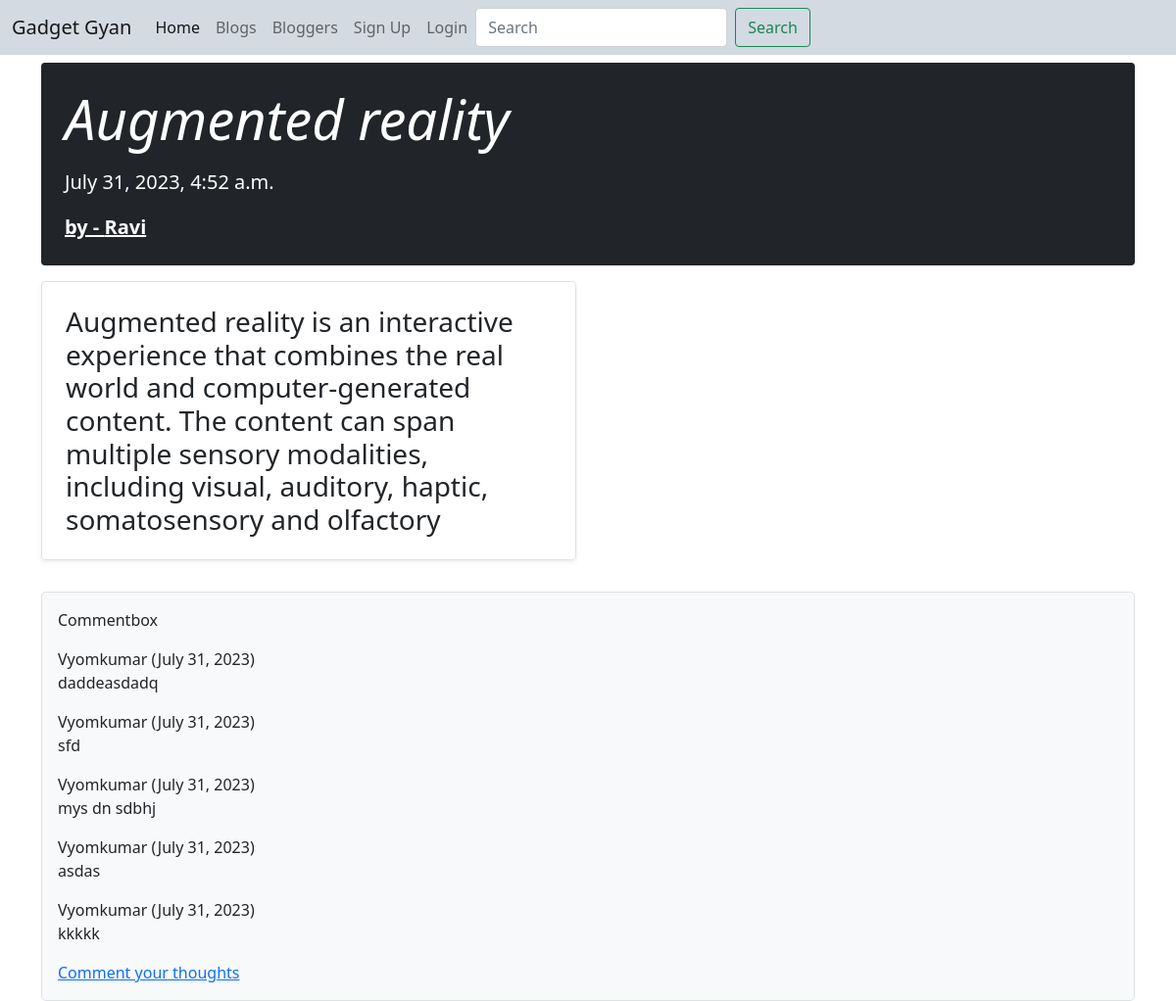
Page /blog/7/ on the committed database.
### blogpost/models.py (models this page shows, shortened)
class Post(models.Model):
    title = models.CharField(max_length=200)
    blog = models.TextField()
    pub_date = models.DateTimeField(auto_now_add=True)
    author = models.ForeignKey(User, on_delete=models.CASCADE, related_name="posts")
    class Meta:
        ordering = ["-pub_date"]

class User(AbstractBaseUser, PermissionsMixin):
    email = models.EmailField(_("email address"), unique=True)
    first_name = models.CharField(max_length=250)
    last_name = models.CharField(max_length=250)
    country = models.CharField(max_length=100)
    birth_date = models.DateField(blank=True, null=True)
    status = models.BooleanField(default=True)
    is_active = models.BooleanField(default=True)
    is_staff = models.BooleanField(default=False)
    USERNAME_FIELD = "email"
    REQUIRED_FIELDS = []
    objects = CustomUserManager()

class Comment(models.Model):
    username = models.ForeignKey(User,on_delete=models.CASCADE,related_name="ucomments")
    commentblog = models.ForeignKey(
        Post, on_delete=models.CASCADE, related_name="comments"
    )
    comment = models.TextField(blank=True, null=True)
    comment_date = models.DateField(auto_now_add=True)

### blogpost/views.py (the view)
# urls.py: path("blog/<int:pk>/", views.BlogDetail.as_view(), name="blog-detail"),
class BlogDetail(DetailView):
    model = Post
    template_name = "blogpost/blog_detail.html"
    context_object_name = "content"
    def get_context_data(self, **kwargs):
        context = super().get_context_data(**kwargs)
        post = self.object
        context["comments"] = post.comments.all()
        return context

### blogpost/templates/blogpost/blog_detail.html (shortened to what this page needs)
{% extends 'blogpost/base.html' %}
{% block blockname %}
<body>
  <main class="container">
    <div class="p-3 p-md-4 mb-3 my-2 text-white rounded bg-dark">
      <div class="col-md-6 px-0">
        <h1 class="display-4 fst-italic">{{content.title}}</h1>
        <p class="lead my-3">{{content.pub_date}}</p>
        <p class="lead mb-0"><a href="{% url 'author-detail' content.author_id %}" class="text-white fw-bold">by -
            {{content.author.first_name}}</a></p>
      </div>
    </div>
    <div class="row mb-2">
      <div class="col-md-6">
        <div class="row g-0 border rounded overflow-hidden flex-md-row mb-4 shadow-sm h-md-250 position-relative">
          <div class="col p-4 d-flex flex-column position-static">
            <h3 class="mb-0">{{content.blog}}</h3>
          </div>
        </div>
      </div>
    </div>
    <div class="h-100 p-3 w-60 bg-light border rounded-3">
      <p class="">Commentbox</p>
      {% for comment in comments %}
      <div class="comment-content">
        <div class="comment-author">
          <span class="comment-link">{{comment.username.first_name}} </span>
          <span class="comment-meta commentmetadata">
            <span class="comment-date">({{comment.comment_date}})</span>
          </span>
        </div>
        <div class="comment-entry">
          <div class="comment-content">
            <p>{{comment.comment}}</p>
          </div>
        </div>
      </div>
      {% endfor %}
      <a href="{% url 'comment' content.pk %}">Comment your thoughts</a>
    </div>
  </main>
</body>
{% endblock blockname %}

### rows in the picture
Post: title "Augmented reality", pub_date "July 31, 2023, 4:52 a.m.", author.first_name "Ravi", blog "Augmented reality is an interactive experience that combines the real world and computer-generated content. The content can span multiple sensory modalities, including visual, auditory, haptic, somatosensory and olfactory"
Comment: username.first_name "Vyomkumar", comment_date "July 31, 2023", comment "daddeasdadq"
Comment: username.first_name "Vyomkumar", comment_date "July 31, 2023", comment "sfd"
Comment: username.first_name "Vyomkumar", comment_date "July 31, 2023", comment "mys dn sdbhj"
Comment: username.first_name "Vyomkumar", comment_date "July 31, 2023", comment "asdas"
Comment: username.first_name "Vyomkumar", comment_date "July 31, 2023", comment "kkkkk"
